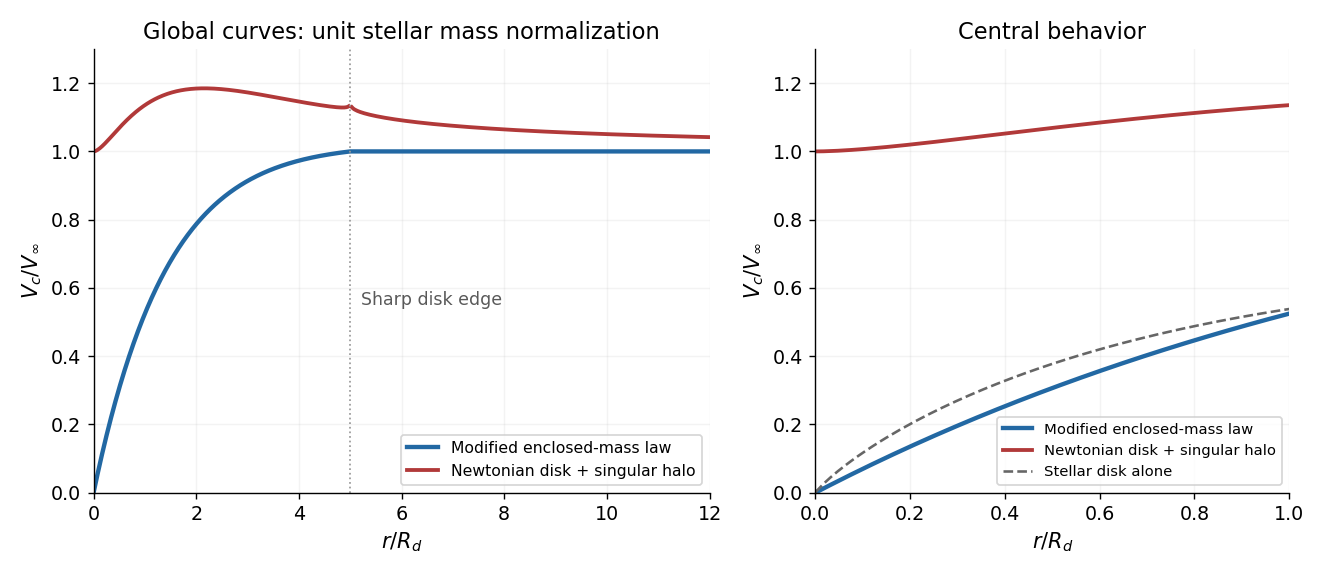

Write Python code to recreate this figure.
from pathlib import Path
import numpy as np
import matplotlib
matplotlib.use('Agg')
import matplotlib.pyplot as plt


def elliptic_ke_from_complement(b):
    # b=sqrt(1-k^2), evaluated geometrically without cancellation near a ring.
    a=np.ones_like(b)
    total=(1-b*b)/2
    weight=1.
    for _ in range(18):
        c=(a-b)/2
        total=total+weight*c*c
        a,b=(a+b)/2,np.sqrt(a*b)
        weight*=2
    K=np.pi/(2*a)
    E=K*(1-total)
    return K,E


def disk_speed_squared(r,sigma0,rt,nodes,weights):
    if r==0:return 0.
    if r==rt:return np.nan
    if r<rt:
        s=np.r_[(nodes+1)*r/2,r+(nodes+1)*(rt-r)/2]
        w=np.r_[weights*r/2,weights*(rt-r)/2]
    else:
        s=(nodes+1)*rt/2;w=weights*rt/2
    f=s*sigma0*np.exp(-s)
    K,E=elliptic_ke_from_complement(np.abs(r-s)/(r+s))
    if r<rt:
        fr=r*sigma0*np.exp(-r)
        # Subtract the known logarithmic K singularity analytically as well.
        coeff=fr/(2*r)
        regular=f*K/(r+s)+(f*E-fr)/(r-s)+coeff*np.log(np.abs(r-s))
        log_integral=r*(1-np.log(r))+(rt-r)*(1-np.log(rt-r))
        val=np.sum(w*regular)+fr*np.log(r/(rt-r))+coeff*log_integral
    else:
        val=np.sum(w*f*(K/(r+s)+E/(r-s)))
    return 2*val


plt.rcParams.update({'font.size':11,'axes.titlesize':13,'axes.labelsize':12})
nodes,weights=np.polynomial.legendre.leggauss(260)
rt=5.;ft=1-6*np.exp(-5);sigma0=1/(2*np.pi*ft)
r=np.r_[0,np.linspace(.003,4.97,340),5.,np.linspace(5.03,12,260)]
vd2=np.array([disk_speed_squared(v,sigma0,rt,nodes,weights) for v in r])
f=lambda x:1-(1+x)*np.exp(-x)
modified=np.sqrt(np.where(r<5,f(r)/ft,1.))
newton=np.sqrt(1+vd2)
fig,(ax,bx)=plt.subplots(1,2,figsize=(10.6,4.6),dpi=125,facecolor='white',gridspec_kw={'width_ratios':[1.3,1]})
for a in (ax,bx):
    a.plot(r,modified,color='#2268a3',lw=2.5,label='Modified enclosed-mass law')
    a.plot(r,newton,color='#b13939',lw=2.2,label='Newtonian disk + singular halo')
    a.set_ylim(0,1.3);a.set_xlabel(r'$r/R_d$');a.set_ylabel(r'$V_c/V_\infty$')
    a.spines[['top','right']].set_visible(False);a.grid(alpha=.15)
ax.axvline(5,color='0.6',ls=':',lw=1);ax.text(5.2,.55,'Sharp disk edge',fontsize=10,color='0.35')
ax.set_xlim(0,12);ax.set_title('Global curves: unit stellar mass normalization')
ax.legend(loc='lower right',fontsize=9,frameon=True,facecolor='white')
bx.set_xlim(0,1);bx.set_title('Central behavior')
bx.plot(r,np.sqrt(np.maximum(vd2,0)),color='0.4',lw=1.5,ls='--',label='Stellar disk alone')
bx.legend(loc='lower right',fontsize=8.5,frameon=True,facecolor='white')
fig.tight_layout()
fig.savefig(Path.cwd()/Path(__file__).with_suffix('.png').name,facecolor='white',transparent=False)
